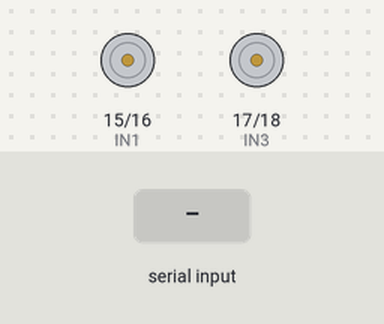
A sketch run on a simulated Arduino Uno, built with avr-gcc and run on an emulated ATmega328P. Shown: motor-driver pin pairs drawn as motors (green arrow = first pin HIGH = forward, orange = second pin HIGH = backward, longer = more drive, scaled by the enable pin). The test bench sets the inputs (shaded band). What the sketch prints to the serial monitor is not drawn.

Above: at 1.2 s.
1.3 s: "W" received over the second serial link
At 1.7 s:
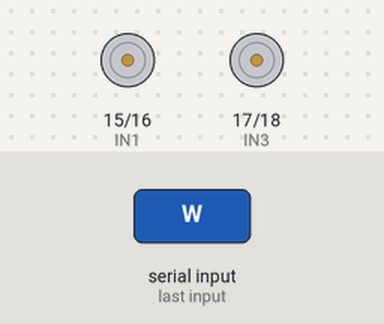
2.8 s: "A" received over the second serial link
At 4.0 s:
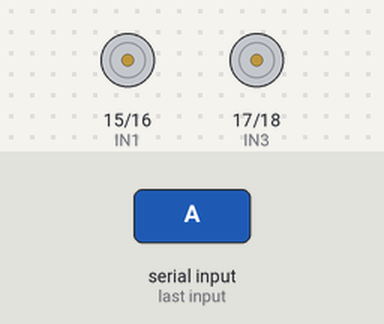
4.3 s: "D" received over the second serial link
At 5.2 s:
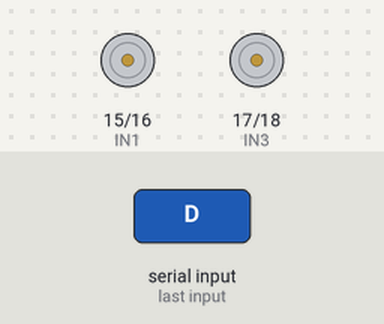
5.8 s: "S" received over the second serial link
At 6.3 s:
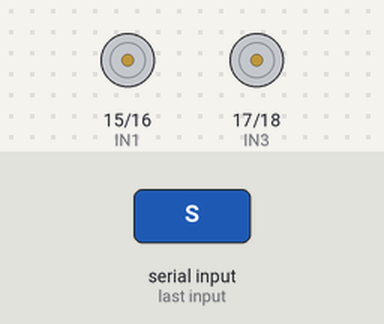
7.3 s: "a" received over the second serial link
At 8.7 s:
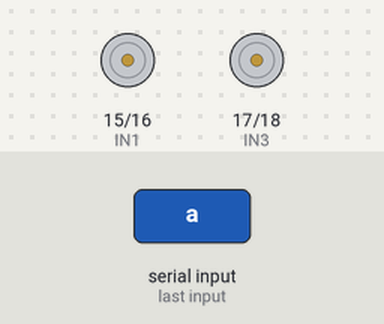
Timing chart, 0 to 9.8 s (numbered marks = the images above; inputs shaded):
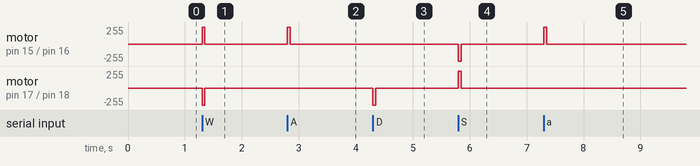

Measured:
- after the input at 1.3 s, motor on pin 15 (IN1) / pin 16 (IN2): stopped → forward 255/255 at once, → stopped 0.05 s later; motor on pin 17 (IN3) / pin 18 (IN4): stopped → backward 255/255 at once, → stopped 0.05 s later
- after the input at 2.8 s, motor on pin 15 (IN1) / pin 16 (IN2): stopped → forward 255/255 at once, → stopped 0.05 s later
- after the input at 4.3 s, motor on pin 17 (IN3) / pin 18 (IN4): stopped → backward 255/255 at once, → stopped 0.05 s later
- after the input at 5.8 s, motor on pin 15 (IN1) / pin 16 (IN2): stopped → backward 255/255 at once, → stopped 0.05 s later; motor on pin 17 (IN3) / pin 18 (IN4): stopped → forward 255/255 at once, → stopped 0.05 s later
- after the input at 7.3 s, motor on pin 15 (IN1) / pin 16 (IN2): stopped → forward 255/255 at once, → stopped 0.05 s later

The sketch:

BT_Motor.ino
```cpp
#include <SoftwareSerial.h>

#define ENA 14 // right
#define IN1 15 // front
#define IN2 16
#define IN3 17
#define IN4 18 // front
#define ENB 19 // left

#define right_motor ENA
#define left_motor ENB

#define right_para 200
#define left_para 200

#define delay_time 50

SoftwareSerial BT (8, 2); // 定義第8腳位接收 // 第2腳位傳 // 沒有要傳的意思

void setup() {
  // put your setup code here, to run once:
  pinMode(ENA, OUTPUT);
  pinMode(ENB, OUTPUT);
  pinMode(IN1, OUTPUT);
  pinMode(IN2, OUTPUT);
  pinMode(IN3, OUTPUT);
  pinMode(IN4, OUTPUT);

  Serial.begin (9600);
  BT.begin(9600);
}

void motor_init(){
  analogWrite(right_motor, right_para);
  analogWrite(left_motor, left_para);
}

void right_front(){
  digitalWrite(IN1, HIGH);
  digitalWrite(IN2, LOW);
}
void right_stop(){
  analogWrite(right_motor, 0);
}
void right_back(){
  digitalWrite(IN1, LOW);
  digitalWrite(IN2, HIGH);
}

void left_front(){
  digitalWrite(IN3, LOW);
  digitalWrite(IN4, HIGH);
}
void left_stop(){
  analogWrite(left_motor, 0);
}
void left_back(){
  digitalWrite(IN3, HIGH);
  digitalWrite(IN4, LOW);
}

void stopping(){
  right_stop();
  left_stop();
}

void front(int t){
  motor_init();
  right_front();
  left_front();
  delay(t);
  stopping();
}

void right(int t){
  motor_init();
  right_stop();
  left_front();
  delay(t);
  stopping();
}

void left(int t){
  motor_init();
  right_front();
  left_stop();
  delay(t);
  stopping();
}

void back(int t){
  motor_init();
  right_back();
  left_back();
  delay(t);
  stopping();
}

void loop() {
  // put your main code here, to run repeatedly:


  if(BT.available()){
    char c = BT.read();
    Serial.print(c);
    if(c == 'W' || c == 'w'){
      front(delay_time);
    }
    else if(c == 'A' || c == 'a'){
      left(delay_time);
    }
    else if(c == 'D' || c == 'd'){
      right(delay_time);
    }
    else if(c == 'S' || c == 's'){
      back(delay_time);
    }
  }

}
```
